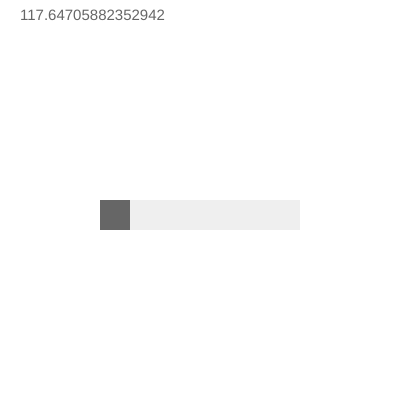
Frame 1 (no input)
Frame 60 (no input): identical to frame 1, image omitted
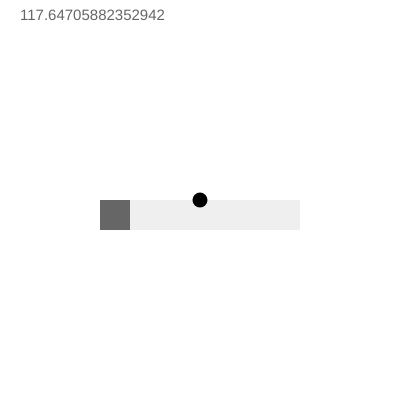
Frame 120 (the mouse pressed at the canvas centre since frame 60)

The p5.js sketch that drew these frames (run headless with seeded random() and noise() and a simulated clock; from frame 60 on, the mouse is pressed at the canvas centre):

// p5.js sketch
// ── sketch.js


let sizeBar = new scrollBar(100,200,200,30,6);
let barSize;
let tvalue;
let f1;
let iSave;
let touchX, touchY;


function setup() {
  createCanvas(400, 400);

  sizeBar.sbDisplay();
  tvalue = 0;

}

function draw() {
 
 textSize(15);

 fill(255);
 rect(1,1,399,399);
 textSize(15);

// sizebar control test 

 sizeBar.sbUpdate();
 sizeBar.sbDisplay();
 f1 = sizeBar.getPos();
 console.log('f1 ',f1);
 text(f1,20,20);

  if (mouseIsPressed) {
    fill(tvalue);  ellipse(mouseX, mouseY, 15, 15);} 
  else {
    fill(tvalue);
  }


}

function mousePressed() {

  if (tvalue = 255) {
    tvalue = 0;
  } else {
    tvalue = 255;
  }

}

function scrollBar (xp, yp, sw, sh, l) {
    this.swidth = sw;
    this.sheight = sh;
    let widthtoheight = sw - sh;
    let ratio = sw / widthtoheight;
    console.log('ratio = '+ratio);
    //ellipse(80,80,15,15);
    this.xpos = xp;   
    this.ypos = yp;
//    this.spos = this.xpos + this.swidth/2 - this.sheight/2;  // use this line  to initially center the slider in the slider bar
    this.spos = this.xpos;  // use this line to initially position the slider at the left edge of the slider bar
    this.newspos = this.spos;
    this.sposMin = this.xpos;
    this.sposMax = this.xpos + this.swidth - this.sheight;
    this.loose = l;
    let over;
    let locked;
    let loose;

  this.sbUpdate = function() {
    let ovrEvent = this.overEvent();
    if (ovrEvent == true) {
      over = true; 
    } else {
      over = false; 
    }
    if (mouseIsPressed && over) {
      locked = true; 
    }
    if (!mouseIsPressed) {
      locked = false; 
    }
    if (locked) {
      this.newspos = min(max((mouseX-(this.sheight/2)),this.sposMin),this.sposMax);
      //this.newspos = constraind(mouseX-sheight/2, this.sposMin, this.sposMax);
    }
    if (abs(this.newspos - this.spos) > 1) {
      this.spos = this.spos + (this.newspos-this.spos)/this.loose;
    }
  }

  this.overEvent=function() {
    if (mouseX > this.xpos && mouseX < this.xpos+this.swidth &&
       mouseY > this.ypos && mouseY < this.ypos+this.sheight) {
      return true;
    } else {
      return false;
    }
  }

  this.sbDisplay = function() {
    noStroke();
    fill(239);
    rect(this.xpos, this.ypos, this.swidth, this.sheight);
    if (over || locked) {
      fill(0, 0, 0);
    } else {
      fill(102, 102, 102);
    }
    rect(this.spos, this.ypos, this.sheight, this.sheight);
  }

  this.getPos=function() {
    // Convert spos to be values between
    // 0 and the total width of the scrollbar
    return this.spos * ratio;
  }
}
